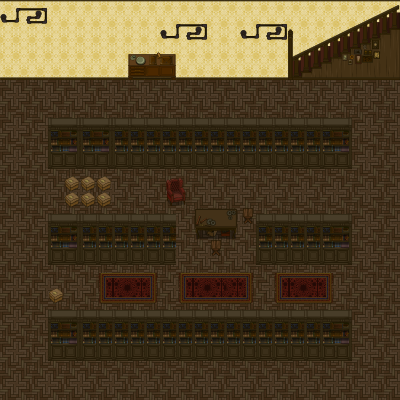

Below is a game level as drawn by its tile map, then a one-line description and the .tmx file that defines it, in full:
An orthogonal 25x25 tile map with 16x16 px tiles, 4 tile layers (floor, carpets, material, decorations), 2 tilesets.

<map version="1.10" tiledversion="1.11.2" orientation="orthogonal" renderorder="right-down" width="25" height="25" tilewidth="16" tileheight="16" infinite="0" nextlayerid="5" nextobjectid="1">
 <tileset firstgid="1" source="furniture.tsx" />
 <tileset firstgid="89" source="house.tsx" />
 <layer id="1" name="floor" width="25" height="25">
  <data encoding="csv">
26,26,26,26,26,26,26,26,26,26,26,26,26,26,26,26,26,26,26,26,26,26,26,26,26,
26,26,26,26,26,26,26,26,26,26,26,26,26,26,26,26,26,26,26,26,26,26,26,26,26,
26,26,26,26,26,26,26,26,26,26,26,26,26,26,26,26,26,26,26,26,26,26,26,26,26,
26,26,26,26,26,26,26,26,26,26,26,26,26,26,26,26,26,26,26,26,26,26,26,26,26,
26,26,26,26,26,26,26,26,26,26,26,26,26,26,26,26,26,26,26,26,26,26,26,26,26,
31,32,31,32,31,32,31,32,31,32,31,32,31,32,31,32,31,32,31,32,31,32,31,32,31,
39,40,39,40,39,40,39,40,39,40,39,40,39,40,39,40,39,40,39,40,39,40,39,40,39,
31,32,31,32,31,32,31,32,31,32,31,32,31,32,31,32,31,32,31,32,31,32,31,32,31,
39,40,39,40,39,40,39,40,39,40,39,40,39,40,39,40,39,40,39,40,39,40,39,40,39,
31,32,31,32,31,32,31,32,31,32,31,32,31,32,31,32,31,32,31,32,31,32,31,32,31,
39,40,39,40,39,40,39,40,39,40,39,40,39,40,39,40,39,40,39,40,39,40,39,40,39,
31,32,31,32,31,32,31,32,31,32,31,32,31,32,31,32,31,32,31,32,31,32,31,32,31,
39,40,39,40,39,40,39,40,39,40,39,40,39,40,39,40,39,40,39,40,39,40,39,40,39,
31,32,31,32,31,32,31,32,31,32,31,32,31,32,31,32,31,32,31,32,31,32,31,32,31,
39,40,39,40,39,40,39,40,39,40,39,40,39,40,39,40,39,40,39,40,39,40,39,40,39,
31,32,31,32,31,32,31,32,31,32,31,32,31,32,31,32,31,32,31,32,31,32,31,32,31,
39,40,39,40,39,40,39,40,39,40,39,40,39,40,39,40,39,40,39,40,39,40,39,40,39,
31,32,31,32,31,32,31,32,31,32,31,32,31,32,31,32,31,32,31,32,31,32,31,32,31,
39,40,39,40,39,40,39,40,39,40,39,40,39,40,39,40,39,40,39,40,39,40,39,40,39,
31,32,31,32,31,32,31,32,31,32,31,32,31,32,31,32,31,32,31,32,31,32,31,32,31,
39,40,39,40,39,40,39,40,39,40,39,40,39,40,39,40,39,40,39,40,39,40,39,40,39,
31,32,31,32,31,32,31,32,31,32,31,32,31,32,31,32,31,32,31,32,31,32,31,32,31,
39,40,39,40,39,40,39,40,39,40,39,40,39,40,39,40,39,40,39,40,39,40,39,40,39,
31,32,31,32,31,32,31,32,31,32,31,32,31,32,31,32,31,32,31,32,31,32,31,32,31,
39,40,39,40,39,40,39,40,39,40,39,40,39,40,39,40,39,40,39,40,39,40,39,40,39
</data>
 </layer>
 <layer id="4" name="carpets" width="25" height="25">
  <data encoding="csv">
0,0,0,0,0,0,0,0,0,0,0,0,0,0,0,0,0,0,0,0,0,0,0,0,0,
0,0,0,0,0,0,0,0,0,0,0,0,0,0,0,0,0,0,0,0,0,0,0,0,0,
0,0,0,0,0,0,0,0,0,0,0,0,0,0,0,0,0,0,0,0,0,0,0,0,0,
0,0,0,0,0,0,0,0,0,0,0,0,0,0,0,0,0,0,0,0,0,0,0,0,0,
0,0,0,0,0,0,0,0,0,0,0,0,0,0,0,0,0,0,0,0,0,0,0,0,0,
0,0,0,0,0,0,0,0,0,0,0,0,0,0,0,0,0,0,0,0,0,0,0,0,0,
0,0,0,0,0,0,0,0,0,0,0,0,0,0,0,0,0,0,0,0,0,0,0,0,0,
0,0,0,0,0,0,0,0,0,0,0,0,0,0,0,0,0,0,0,0,0,0,0,0,0,
0,0,0,0,0,0,0,0,0,0,0,0,0,0,0,0,0,0,0,0,0,0,0,0,0,
0,0,0,0,0,0,0,0,0,0,0,0,0,0,0,0,0,0,0,0,0,0,0,0,0,
0,0,0,0,0,0,0,0,0,0,0,0,0,0,0,0,0,0,0,0,0,0,0,0,0,
0,0,0,0,0,0,0,0,0,0,0,0,0,0,0,0,0,0,0,0,0,0,0,0,0,
0,0,0,0,0,0,0,0,0,0,0,0,0,0,0,0,0,0,0,0,0,0,0,0,0,
0,0,0,0,0,0,0,0,0,0,0,0,0,0,0,0,0,0,0,0,0,0,0,0,0,
0,0,0,0,0,0,0,0,0,0,0,0,0,0,0,0,0,0,0,0,0,0,0,0,0,
0,0,0,0,0,0,0,0,0,0,0,0,0,0,0,0,0,0,0,0,0,0,0,0,0,
0,0,0,0,0,0,0,0,0,0,0,0,0,0,0,0,0,0,0,0,0,0,0,0,0,
0,0,0,0,0,0,139,140,141,142,0,139,140,141,141,142,0,139,140,141,142,0,0,0,0,
0,0,0,0,0,0,149,150,151,152,0,149,150,151,151,152,0,149,150,151,152,0,0,0,0,
0,0,0,0,0,0,0,0,0,0,0,0,0,0,0,0,0,0,0,0,0,0,0,0,0,
0,0,0,0,0,0,0,0,0,0,0,0,0,0,0,0,0,0,0,0,0,0,0,0,0,
0,0,0,0,0,0,0,0,0,0,0,0,0,0,0,0,0,0,0,0,0,0,0,0,0,
0,0,0,0,0,0,0,0,0,0,0,0,0,0,0,0,0,0,0,0,0,0,0,0,0,
0,0,0,0,0,0,0,0,0,0,0,0,0,0,0,0,0,0,0,0,0,0,0,0,0,
0,0,0,0,0,0,0,0,0,0,0,0,0,0,0,0,0,0,0,0,0,0,0,0,0
</data>
 </layer>
 <layer id="2" name="material" width="25" height="25">
  <data encoding="csv">
4,4,4,4,4,4,4,4,4,4,4,4,4,4,4,4,4,4,4,4,4,4,4,4,4,
12,12,12,12,12,12,12,12,12,12,12,12,12,12,12,12,12,12,12,12,12,12,12,12,12,
12,12,12,12,12,12,12,12,12,12,12,12,12,12,12,12,12,12,12,12,12,12,12,12,12,
12,12,12,12,12,12,12,12,12,12,12,12,12,12,12,12,12,12,12,12,12,12,12,12,12,
20,20,20,20,20,20,20,20,20,20,20,20,20,20,20,20,20,20,20,20,20,20,20,20,20,
0,0,0,0,0,0,0,0,0,0,0,0,0,0,0,0,0,0,0,0,0,0,0,0,0,
0,0,0,0,0,0,0,0,0,0,0,0,0,0,0,0,0,0,0,0,0,0,0,0,0,
0,0,0,89,90,89,90,89,89,89,89,89,89,89,89,89,89,89,89,89,89,90,0,0,0,
0,0,0,99,100,99,100,99,99,99,99,99,99,99,99,99,99,99,99,99,99,100,0,0,0,
0,0,0,109,110,109,110,109,109,109,109,109,109,109,109,109,109,109,109,109,109,110,0,0,0,
0,0,0,119,120,119,120,119,119,119,119,119,119,119,119,119,119,119,119,119,119,120,0,0,0,
0,0,0,0,134,134,134,0,0,0,93,94,0,0,0,0,0,0,0,0,0,0,0,0,0,
0,0,0,0,134,134,134,0,0,0,103,104,0,0,0,0,0,0,0,0,0,0,0,0,0,
0,0,0,89,90,89,89,89,89,89,89,0,95,96,97,131,89,89,89,89,89,90,0,0,0,
0,0,0,99,100,99,99,99,99,99,99,0,105,106,107,0,99,99,99,99,99,100,0,0,0,
0,0,0,109,110,109,109,109,109,109,109,0,0,131,0,0,109,109,109,109,109,110,0,0,0,
0,0,0,119,120,119,119,119,119,119,119,0,0,0,0,0,119,119,119,119,119,120,0,0,0,
0,0,0,0,0,0,0,0,0,0,0,0,0,0,0,0,0,0,0,0,0,0,0,0,0,
0,0,0,134,0,0,0,0,0,0,0,0,0,0,0,0,0,0,0,0,0,0,0,0,0,
0,0,0,89,90,89,89,89,89,89,89,89,89,89,89,89,89,89,89,89,89,90,0,0,0,
0,0,0,99,100,99,99,99,99,99,99,99,99,99,99,99,99,99,99,99,99,100,0,0,0,
0,0,0,109,110,109,109,109,109,109,109,109,109,109,109,109,109,109,109,109,109,110,0,0,0,
0,0,0,119,120,119,119,119,119,119,119,119,119,119,119,119,119,119,119,119,119,120,0,0,0,
0,0,0,0,0,0,0,0,0,0,0,0,0,0,0,0,0,0,0,0,0,0,0,0,0,
0,0,0,0,0,0,0,0,0,0,0,0,0,0,0,0,0,0,0,0,0,0,0,0,0
</data>
 </layer>
 <layer id="3" name="decorations" width="25" height="25">
  <data encoding="csv">
210,211,212,0,0,0,0,0,0,0,0,0,0,0,0,0,0,0,162,163,164,165,166,167,168,
220,221,222,0,0,0,0,0,0,0,210,211,212,0,0,210,211,212,172,173,174,175,176,177,178,
0,0,0,0,0,0,0,0,0,0,220,221,222,0,0,220,221,222,182,183,184,185,186,187,188,
0,0,0,0,0,0,0,0,179,180,181,0,0,0,0,0,0,0,192,193,194,195,196,197,198,
0,0,0,0,0,0,0,0,189,190,191,0,0,0,0,0,0,0,202,203,204,205,206,207,208,
0,0,0,0,0,0,0,0,0,0,0,0,0,0,0,0,0,0,0,0,0,0,0,0,0,
0,0,0,0,0,0,0,0,0,0,0,0,0,0,0,0,0,0,0,0,0,0,0,0,0,
0,0,0,0,0,0,0,0,0,0,0,0,0,0,0,0,0,0,0,0,0,0,0,0,0,
0,0,0,0,0,0,0,0,0,0,0,0,0,0,0,0,0,0,0,0,0,0,0,0,0,
0,0,0,0,0,0,0,0,0,0,0,0,0,0,0,0,0,0,0,0,0,0,0,0,0,
0,0,0,0,0,0,0,0,0,0,0,0,0,0,0,0,0,0,0,0,0,0,0,0,0,
0,0,0,0,0,0,0,0,0,0,0,0,0,0,0,0,0,0,0,0,0,0,0,0,0,
0,0,0,0,0,0,0,0,0,0,0,0,0,0,0,0,0,0,0,0,0,0,0,0,0,
0,0,0,0,0,0,0,0,0,0,0,0,0,0,0,0,0,0,0,0,0,0,0,0,0,
0,0,0,0,0,0,0,0,0,0,0,0,0,0,0,0,0,0,0,0,0,0,0,0,0,
0,0,0,0,0,0,0,0,0,0,0,0,0,0,0,0,0,0,0,0,0,0,0,0,0,
0,0,0,0,0,0,0,0,0,0,0,0,0,0,0,0,0,0,0,0,0,0,0,0,0,
0,0,0,0,0,0,0,0,0,0,0,0,0,0,0,0,0,0,0,0,0,0,0,0,0,
0,0,0,0,0,0,0,0,0,0,0,0,0,0,0,0,0,0,0,0,0,0,0,0,0,
0,0,0,0,0,0,0,0,0,0,0,0,0,0,0,0,0,0,0,0,0,0,0,0,0,
0,0,0,0,0,0,0,0,0,0,0,0,0,0,0,0,0,0,0,0,0,0,0,0,0,
0,0,0,0,0,0,0,0,0,0,0,0,0,0,0,0,0,0,0,0,0,0,0,0,0,
0,0,0,0,0,0,0,0,0,0,0,0,0,0,0,0,0,0,0,0,0,0,0,0,0,
0,0,0,0,0,0,0,0,0,0,0,0,0,0,0,0,0,0,0,0,0,0,0,0,0,
0,0,0,0,0,0,0,0,0,0,0,0,0,0,0,0,0,0,0,0,0,0,0,0,0
</data>
 </layer>
</map>